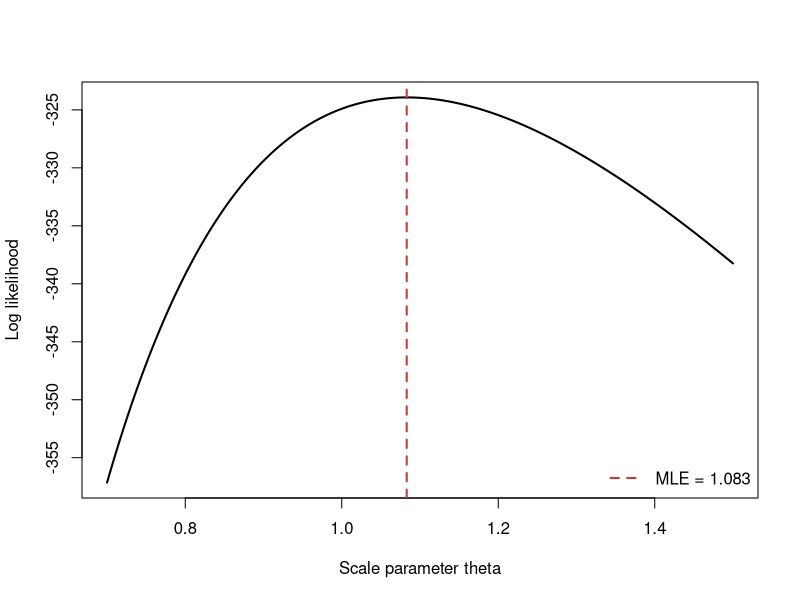

This chart was generated by the following R code: (Note: this script raises an error after producing the figure.)
## ---- chunk 1
set.seed(7301)
theta_true <- 1.1
n <- 300
x <- rexp(n, rate = 1 / theta_true)
theta_grid <- seq(0.7, 1.5, length.out = 200)
loglik <- -n * log(theta_grid) - sum(x) / theta_grid
theta_hat <- mean(x)
plot(theta_grid, loglik, type = "l", lwd = 2,
     xlab = "Scale parameter theta", ylab = "Log likelihood")
abline(v = theta_hat, col = "#C43C39", lty = 2, lwd = 2)
legend("bottomright", sprintf("MLE = %.3f", theta_hat),
       col = "#C43C39", lty = 2, lwd = 2, bty = "n")
## ---- chunk 2
knitr::include_graphics("images/ch07/mse-bayes-comparison.png")
